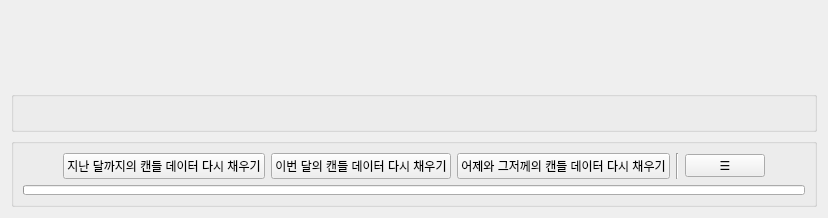
      <widget class="QWidget" name="tab_5">
       <attribute name="title">
        <string>데이터 수집</string>
       </attribute>
       <layout class="QVBoxLayout" name="verticalLayout_4">
        <item>
         <spacer name="verticalSpacer_3">
          <property name="orientation">
           <enum>Qt::Vertical</enum>
          </property>
          <property name="sizeHint" stdset="0">
           <size>
            <width>20</width>
            <height>40</height>
           </size>
          </property>
         </spacer>
        </item>
        <item>
         <layout class="QHBoxLayout" name="horizontalLayout_20"/>
        </item>
        <item>
         <layout class="QHBoxLayout" name="horizontalLayout_17"/>
        </item>
        <item>
         <spacer name="verticalSpacer_4">
          <property name="orientation">
           <enum>Qt::Vertical</enum>
          </property>
          <property name="sizeHint" stdset="0">
           <size>
            <width>20</width>
            <height>40</height>
           </size>
          </property>
         </spacer>
        </item>
        <item>
         <widget class="QGroupBox" name="groupBox_10">
          <layout class="QVBoxLayout" name="verticalLayout_12">
           <item>
            <widget class="QLabel" name="label_6">
             <property name="alignment">
              <set>Qt::AlignCenter</set>
             </property>
            </widget>
           </item>
          </layout>
         </widget>
        </item>
        <item>
         <widget class="QGroupBox" name="groupBox_6">
          <layout class="QVBoxLayout" name="verticalLayout_17">
           <item>
            <layout class="QHBoxLayout" name="horizontalLayout_24">
             <item>
              <spacer name="horizontalSpacer_8">
               <property name="orientation">
                <enum>Qt::Horizontal</enum>
               </property>
               <property name="sizeHint" stdset="0">
                <size>
                 <width>40</width>
                 <height>20</height>
                </size>
               </property>
              </spacer>
             </item>
             <item>
              <widget class="QPushButton" name="pushButton_18">
               <property name="text">
                <string>지난 달까지의 캔들 데이터 다시 채우기</string>
               </property>
              </widget>
             </item>
             <item>
              <widget class="QPushButton" name="pushButton_5">
               <property name="text">
                <string>이번 달의 캔들 데이터 다시 채우기</string>
               </property>
              </widget>
             </item>
             <item>
              <widget class="QPushButton" name="pushButton_2">
               <property name="text">
                <string>어제와 그저께의 캔들 데이터 다시 채우기</string>
               </property>
              </widget>
             </item>
             <item>
              <widget class="Line" name="line_6">
               <property name="orientation">
                <enum>Qt::Vertical</enum>
               </property>
              </widget>
             </item>
             <item>
              <widget class="QPushButton" name="pushButton_13">
               <property name="sizePolicy">
                <sizepolicy hsizetype="Fixed" vsizetype="Fixed">
                 <horstretch>0</horstretch>
                 <verstretch>0</verstretch>
                </sizepolicy>
               </property>
               <property name="text">
                <string>☰</string>
               </property>
              </widget>
             </item>
             <item>
              <spacer name="horizontalSpacer_9">
               <property name="orientation">
                <enum>Qt::Horizontal</enum>
               </property>
               <property name="sizeHint" stdset="0">
                <size>
                 <width>40</width>
                 <height>20</height>
                </size>
               </property>
              </spacer>
             </item>
            </layout>
           </item>
           <item>
            <widget class="QProgressBar" name="progressBar_3">
             <property name="font">
              <font>
               <pointsize>1</pointsize>
              </font>
             </property>
             <property name="maximum">
              <number>1000</number>
             </property>
             <property name="textVisible">
              <bool>false</bool>
             </property>
            </widget>
           </item>
          </layout>
         </widget>
        </item>
       </layout>
      </widget>
